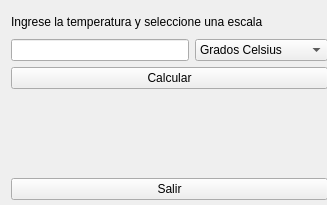
<?xml version="1.0" encoding="UTF-8"?>
<ui version="4.0">
 <class>widget</class>
 <widget class="QWidget" name="widget">
  <property name="geometry">
   <rect>
    <x>0</x>
    <y>0</y>
    <width>327</width>
    <height>205</height>
   </rect>
  </property>
  <property name="minimumSize">
   <size>
    <width>327</width>
    <height>205</height>
   </size>
  </property>
  <property name="maximumSize">
   <size>
    <width>327</width>
    <height>205</height>
   </size>
  </property>
  <property name="windowTitle">
   <string>Conversor de Temperturas</string>
  </property>
  <property name="windowIcon">
   <iconset>
    <normaloff>../img/icon.jpeg</normaloff>../img/icon.jpeg</iconset>
  </property>
  <widget class="QWidget" name="layoutWidget">
   <property name="geometry">
    <rect>
     <x>11</x>
     <y>11</y>
     <width>317</width>
     <height>189</height>
    </rect>
   </property>
   <layout class="QVBoxLayout" name="verticalLayout">
    <item>
     <widget class="QLabel" name="label">
      <property name="text">
       <string>Ingrese la temperatura y seleccione una escala</string>
      </property>
     </widget>
    </item>
    <item>
     <layout class="QHBoxLayout" name="horizontalLayout">
      <item>
       <widget class="QLineEdit" name="temperatura">
        <property name="inputMethodHints">
         <set>Qt::ImhDigitsOnly</set>
        </property>
       </widget>
      </item>
      <item>
       <widget class="QComboBox" name="combo">
        <item>
         <property name="text">
          <string>Grados Celsius</string>
         </property>
        </item>
        <item>
         <property name="text">
          <string>Grados Kelvin</string>
         </property>
        </item>
        <item>
         <property name="text">
          <string>Grados Fahrenheit</string>
         </property>
        </item>
       </widget>
      </item>
     </layout>
    </item>
    <item>
     <widget class="QPushButton" name="boton_calcular">
      <property name="text">
       <string>Calcular</string>
      </property>
     </widget>
    </item>
    <item>
     <widget class="QLabel" name="grados_celsius">
      <property name="enabled">
       <bool>true</bool>
      </property>
     </widget>
    </item>
    <item>
     <widget class="QLabel" name="grados_kelvin">
      <property name="enabled">
       <bool>true</bool>
      </property>
     </widget>
    </item>
    <item>
     <widget class="QLabel" name="grados_fahrenheit">
      <property name="enabled">
       <bool>true</bool>
      </property>
     </widget>
    </item>
    <item>
     <widget class="QPushButton" name="boton_salir">
      <property name="text">
       <string>Salir</string>
      </property>
     </widget>
    </item>
   </layout>
  </widget>
 </widget>
 <resources/>
 <connections/>
</ui>
